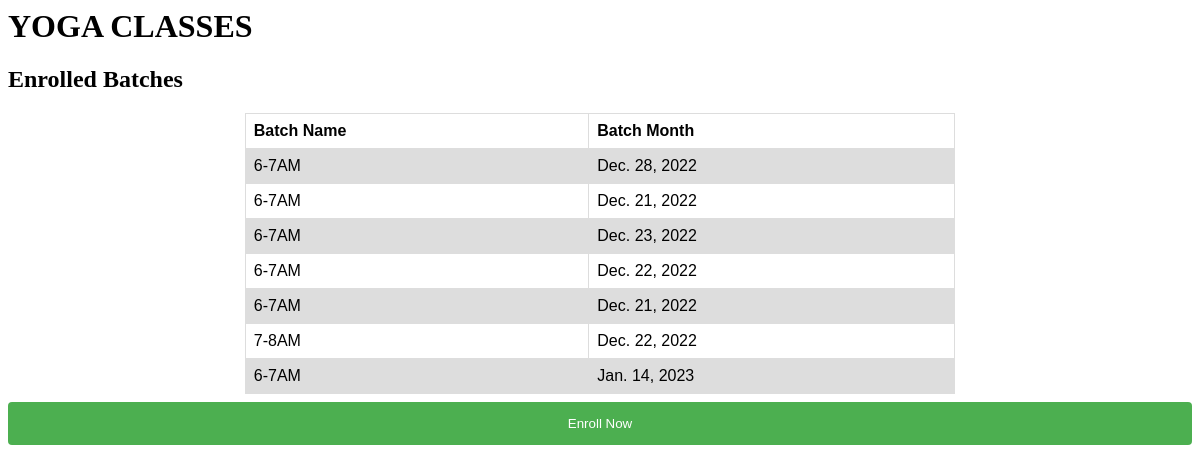
Page /dashboard (signed in) on the committed database.
### classes/models.py (models this page shows)
class EnrolledBatches(models.Model):
    user = models.ForeignKey(User, on_delete=models.CASCADE)
    batch = models.CharField(max_length=50)
    month = models.DateField() #month and year they are enrolled for.
    payment_status = models.BooleanField(default=True) #currently set to true due to no backend of payment.

### classes/views.py (the view)
# urls.py: path('dashboard',dashboard,name='dashboard'), #webpoint
def dashboard(request):
    if request.user.is_authenticated:
        enrolled_batches = EnrolledBatches.objects.filter(user = request.user)
        context  = {'enrolled_batched':enrolled_batches}
        for x in enrolled_batches:
            print(x.batch)
            print(x.month)
        print(context)
        return render(request, 'dashboard.html',{'enrolled_batched':enrolled_batches})
    return redirect('index')

### templates/dashboard.html (shortened to what this page needs)
<html>
<head>
</head>
<body>
    <h1>YOGA CLASSES</h1>
    <h2>Enrolled Batches</h2>
    <table class="batch-list">
        <tr>
            <th>Batch Name</th>
            <th>Batch Month</th>
        </tr>
        {% for obj in enrolled_batched %}
        <tr>
            <td>{{obj.batch}}</td>
            <td>{{obj.month}}</td>
        </tr>
        {% endfor %}
    </table>
        <button type="button" onclick="showEnrollmentForm()">Enroll Now</button>
</body>
</html>

### templates/dashboard.html (style rules this page uses)
.batch-list { font-family: Arial, sans-serif; margin: auto; width: 60%; border-collapse: collapse; }
.batch-list td, .batch-list th { border: 1px solid #dddddd; text-align: left; padding: 8px; }
.batch-list tr:nth-child(even) { background-color: #dddddd; }
button[type=button] { width: 100%; background-color: #4CAF50; color: white; padding: 14px 20px; margin: 8px 0; border: none; border-radius: 4px; cursor: pointer; }

### rows in the picture
EnrolledBatches: batch "6-7AM", month "Dec. 28, 2022"
EnrolledBatches: batch "6-7AM", month "Dec. 21, 2022"
EnrolledBatches: batch "6-7AM", month "Dec. 23, 2022"
EnrolledBatches: batch "6-7AM", month "Dec. 22, 2022"
EnrolledBatches: batch "6-7AM", month "Dec. 21, 2022"
EnrolledBatches: batch "7-8AM", month "Dec. 22, 2022"
EnrolledBatches: batch "6-7AM", month "Jan. 14, 2023"
